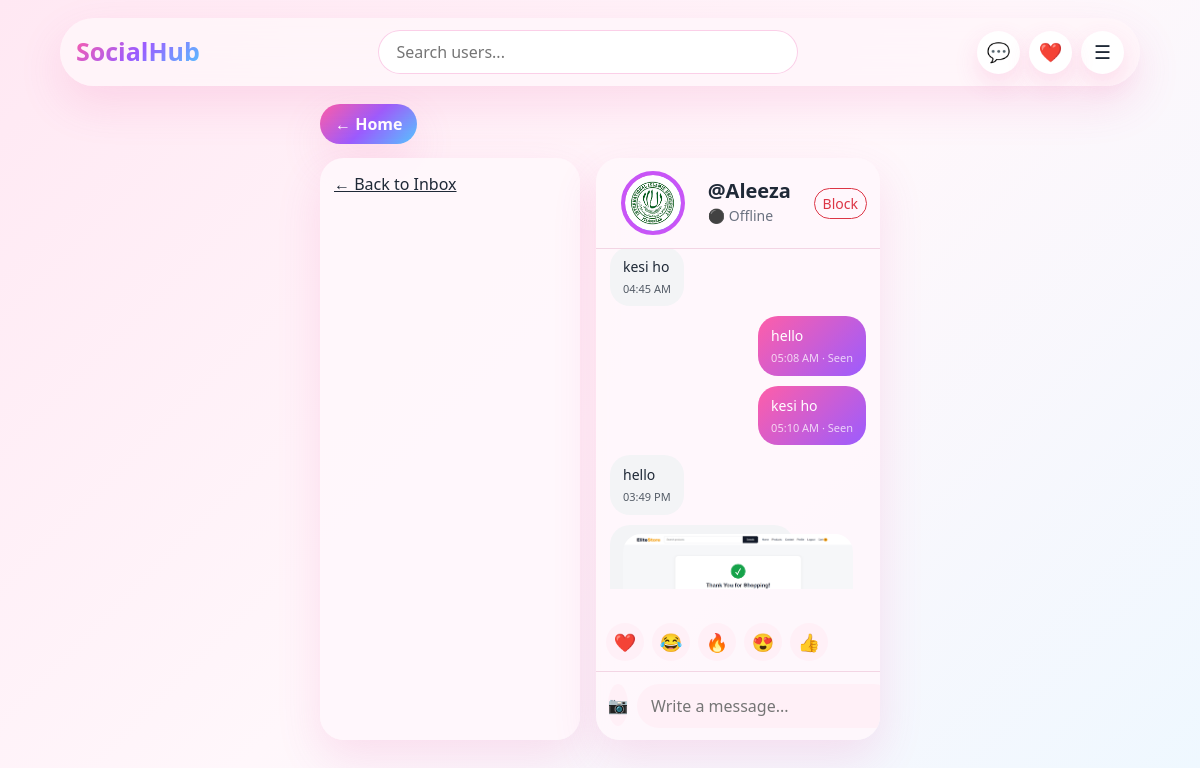
/inbox/chat/Aleeza/ (signed in), run on the app's committed database.
### accounts/models.py (models this page shows, shortened)
class Profile(models.Model):
    user = models.OneToOneField(User, on_delete=models.CASCADE)
    profile_picture = models.ImageField(
        upload_to='profile_pictures/',
        default='default.png'
    )
    cover_photo = models.ImageField(
        upload_to='cover_photos/',
        blank=True,
        null=True
    )
    bio = models.TextField(blank=True, max_length=300)
    location = models.CharField(max_length=100, blank=True)
    website = models.URLField(blank=True)
    is_online = models.BooleanField(default=False)
    following = models.ManyToManyField(
        User,
        related_name='followers',
        blank=True
    )
    blocked_users = models.ManyToManyField(
    User,
    related_name="blocked_by",
    blank=True
)

### inbox/models.py (models this page shows, shortened)
class Message(models.Model):
    sender = models.ForeignKey(
        User,
        on_delete=models.CASCADE,
        related_name="sent_messages"
    )
    receiver = models.ForeignKey(
        User,
        on_delete=models.CASCADE,
        related_name="received_messages"
    )
    body = models.TextField(max_length=1000, blank=True)
    image = models.ImageField(
        upload_to="chat_images/",
        blank=True,
        null=True
    )
    is_read = models.BooleanField(default=False)
    created_at = models.DateTimeField(auto_now_add=True)
    class Meta:
        ordering = ["created_at"]

### inbox/views.py (the view, shortened to what this page needs)
# urls.py: path("chat/<str:username>/", views.chat_room, name="chat_room"),
@login_required
def chat_room(request, username):
    receiver = get_object_or_404(User, username=username)
    if receiver not in request.user.profile.following.all():
        return redirect("inbox")
    is_blocked_by_me = receiver in request.user.profile.blocked_users.all()
    has_blocked_me = request.user in receiver.profile.blocked_users.all()
    messages = Message.objects.filter(
        Q(sender=request.user, receiver=receiver) |
        Q(sender=receiver, receiver=request.user)
    ).order_by("created_at")
    Message.objects.filter(
        sender=receiver,
        receiver=request.user,
        is_read=False
    ).update(is_read=True)
    return render(request, "inbox/chat_room.html", {
        "receiver": receiver,
        "messages": messages,
        "is_blocked_by_me": is_blocked_by_me,
        "has_blocked_me": has_blocked_me,
    })

### socialmedia/context_processors.py (called while the page is built)
def notification_count(request):
    unread_notifications = 0
    unread_messages = 0
    if request.user.is_authenticated:
        unread_notifications = Notification.objects.filter(
            receiver=request.user,
            is_read=False
        ).count()
        unread_messages = Message.objects.filter(
            receiver=request.user,
            is_read=False
        ).count()
    return {
        "unread_notifications": unread_notifications,
        "unread_messages": unread_messages,
    }

### templates/inbox/chat_room.html (shortened to what this page needs)
{% extends 'base.html' %}
{% block content %}
<a href="{% url 'home' %}" class="back-home-btn">← Home</a>
<div class="messenger-layout">
    <aside class="chat-list-panel">
        <a href="{% url 'inbox' %}" class="back-chat">← Back to Inbox</a>
    </aside>
    <section class="chat-window">
        <div class="chat-top">
            {% if receiver.profile.profile_picture and receiver.profile.profile_picture.name != "default.png" %}
                <img src="{{ receiver.profile.profile_picture.url }}" class="story-avatar-img">
            {% else %}
                <div class="story-avatar small">
                    {{ receiver.username|first|upper }}
                </div>
            {% endif %}
            <div>
                <h5>@{{ receiver.username }}</h5>
                {% if receiver.profile.is_online %}
                    <small style="color:#22c55e;">🟢 Active Now</small>
                {% else %}
                    <small style="color:#6b7280;">⚫ Offline</small>
                {% endif %}
            </div>
            <div class="ms-auto">
                {% if is_blocked_by_me %}
                    <a href="{% url 'unblock_user' receiver.username %}" class="btn btn-sm btn-success">
                        Unblock
                    </a>
                {% else %}
                    <a href="{% url 'block_user' receiver.username %}"
                       class="btn btn-sm btn-outline-danger"
                       onclick="return confirm('Block this user?')">
                        Block
                    </a>
                {% endif %}
            </div>
        </div>
        <div class="chat-messages" id="chatMessages">
            {% for msg in messages %}
                <div class="msg-row {% if msg.sender == user %}me{% else %}them{% endif %}">
                    <div class="msg-bubble">
                        {% if msg.image %}
                            <img src="{{ msg.image.url }}" class="chat-image">
                        {% endif %}
                        {% if msg.body %}
                            <p class="mb-1">{{ msg.body }}</p>
                        {% endif %}
                        <span>
                            {{ msg.created_at|date:"h:i A" }}
                            {% if msg.sender == user %}
                                · {% if msg.is_read %}Seen{% else %}Sent{% endif %}
                            {% endif %}
                        </span>
                    </div>
                </div>
            {% empty %}
                <div class="empty-chat" id="emptyChat">
                    <h5>No messages yet</h5>
                    <p>Say hello 👋</p>
                </div>
            {% endfor %}
        </div>
        <div id="typingIndicator" class="typing-indicator"></div>
        {% if is_blocked_by_me %}
            <div class="blocked-chat-box">
                You blocked @{{ receiver.username }}.
                <a href="{% url 'unblock_user' receiver.username %}">Unblock</a>
            </div>
        {% elif has_blocked_me %}
            <div class="blocked-chat-box">
                You cannot message this user.
            </div>
        {% else %}
            <div class="emoji-bar">
                <button type="button" onclick="addEmoji('❤️')">❤️</button>
                <button type="button" onclick="addEmoji('😂')">😂</button>
                <button type="button" onclick="addEmoji('🔥')">🔥</button>
                <button type="button" onclick="addEmoji('😍')">😍</button>
                <button type="button" onclick="addEmoji('👍')">👍</button>
            </div>
            <form class="chat-input" id="chatForm" method="POST" enctype="multipart/form-data">
                <label class="image-upload-btn">
                    📷
                </label>
                <input type="text"
                       name="body"
                       id="messageInput"
                       placeholder="Write a message..."
                       autocomplete="off">
            </form>
        {% endif %}
    </section>
</div>
{% endblock %}

### static/css/style.css (style rules this page uses)
* { box-sizing: border-box; }
:root { --bg-light: linear-gradient(135deg, #ffe8f3, #fff7fb, #eef8ff); --bg-dark: linear-gradient(135deg, #12091d, #1a1533, #0f172a); --card-light: rgba(255, 248, 252, 0.92); --card-dark: rgba(29, 34, 54, 0.95); --text-light: #1f2937; --text-dark: #f8fafc; --muted: #6b7280; --pink: #ec4899; --purple: #8b5cf6; --blue: #38bdf8; --gradient: linear-gradient(135deg, #ff5ea8, #9b5cff, #55c7ff); --shadow: 0 18px 45px rgba(236, 72, 153, 0.14); --radius: 24px; }
body { margin: 0; min-height: 100vh; font-family: "Segoe UI", sans-serif; background: var(--bg-light); color: var(--text-light); }
a { color: inherit; }
button { font-family: inherit; }
.back-home-btn { display: inline-flex; margin-bottom: 14px; padding: 8px 15px; border-radius: 999px; text-decoration: none; font-weight: 800; background: var(--gradient); color: white; box-shadow: var(--shadow); }
.story-avatar, .story-avatar-img { width: 56px; height: 56px; border-radius: 50%; margin: auto; }
.story-avatar-img { object-fit: cover; padding: 3px; background: linear-gradient(#fff, #fff) padding-box, var(--gradient) border-box; border: 3px solid transparent; }
.messenger-layout { display: grid; grid-template-columns: 260px 1fr; gap: 16px; }
.chat-list-panel, .chat-empty-panel, .chat-window { background: var(--card-light); border-radius: var(--radius); box-shadow: var(--shadow); }
.chat-list-panel { padding: 14px; }
.chat-window { overflow: hidden; }
.chat-top { display: flex; align-items: center; gap: 11px; padding: 13px; border-bottom: 1px solid #f3d5e4; }
.chat-top h5 { margin: 0; font-weight: 900; }
.chat-messages { height: 340px; overflow-y: auto; padding: 14px; }
.msg-row { display: flex; margin-bottom: 10px; }
.msg-row.me { justify-content: flex-end; }
.msg-row.them { justify-content: flex-start; }
.msg-bubble { max-width: 72%; padding: 9px 13px; border-radius: 20px; background: #f3f4f6; font-size: 14px; }
.msg-row.me .msg-bubble { background: linear-gradient(135deg, #ff5ea8, #9b5cff); color: white; }
.msg-bubble span { display: block; font-size: 11px; opacity: 0.75; margin-top: 4px; }
.msg-row.me .msg-bubble span { text-align: right; }
.chat-input { display: flex; gap: 9px; padding: 12px; border-top: 1px solid #f3d5e4; }
.chat-input input { flex: 1; border: none; outline: none; border-radius: 999px; padding: 10px 14px; background: #fff0f7; }
.btn { border-radius: 999px; }
.typing-indicator { padding:0 16px 10px; font-size:13px; font-weight:700; color:#ec4899; min-height:24px; }
.story-avatar-img { width:64px !important; height:64px !important; border-radius:50%; object-fit:cover; border:4px solid #c855f7; }
.emoji-bar { display:flex; gap:8px; padding:10px; }
.emoji-bar button { border:none; background:#fff0f7; border-radius:50%; width:38px; height:38px; font-size:18px; }
.chat-image { max-width:230px; border-radius:18px; display:block; margin-bottom:6px; }
.image-upload-btn { width:42px; height:42px; border-radius:50%; display:grid; place-items:center; background:#fff0f7; cursor:pointer; }
body { -webkit-user-select:none; -moz-user-select:none; -ms-user-select:none; user-select:none; }
input, textarea { -webkit-user-select:text; -moz-user-select:text; -ms-user-select:text; user-select:text; }
.story-avatar-img { width:65px; height:65px; }
input, textarea { user-select:text; }
.story-avatar-img { width:62px; height:62px; }
body { user-select:none; }

### data on the page
Message: body "kesi ho", created_at "04:45 AM"
Message: body "hello", created_at "05:08 AM", is_read "Seen"
Message: body "kesi ho", created_at "05:10 AM", is_read "Seen"
Message: body "hello", created_at "03:49 PM"
Message: image (picture)

### other printed values
{{ receiver.username }} "Aleeza"
